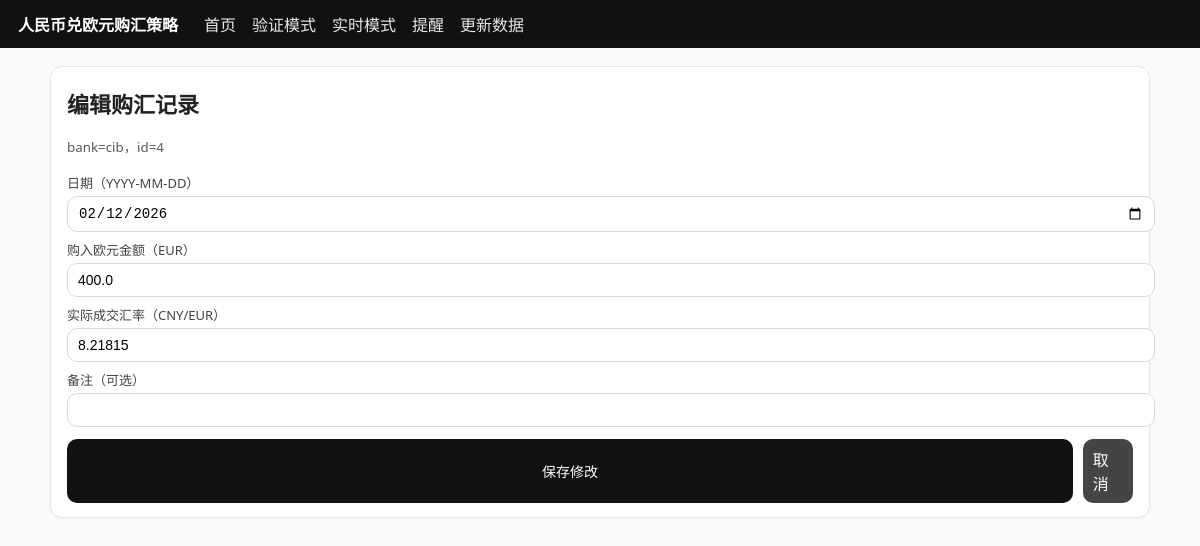
Screenshot of /purchase/edit/4?bank=cib with the database file from the repository.
### tables this page shows
CREATE TABLE purchases (
  id INTEGER PRIMARY KEY AUTOINCREMENT,
  bank TEXT NOT NULL,
  date TEXT NOT NULL,         -- ISO yyyy-mm-dd
  eur REAL NOT NULL,
  rate REAL NOT NULL,
  cny_cost REAL NOT NULL,
  note TEXT
);

### app.py (the view, shortened to what this page needs)
    @app.route("/purchase/edit/<int:purchase_id>", methods=["GET", "POST"])
    def purchase_edit(purchase_id: int):
        db_path = app.config["FX_DB_PATH"]
        bank = request.values.get("bank", "")
        p = get_purchase(db_path, purchase_id)
        if not p:
            flash("未找到该购汇记录。")
            return redirect(url_for("realtime", bank=bank or "cib"))
        bank = bank or p.get("bank") or "cib"
        return render_template(
            "purchase_edit.html",
            title=APP_TITLE,
            bank=bank,
            purchase=p,
        )

### services/db.py (called while the page is built)
def connect(db_path: str) -> sqlite3.Connection:
    Path(db_path).parent.mkdir(parents=True, exist_ok=True)
    con = sqlite3.connect(db_path, detect_types=sqlite3.PARSE_DECLTYPES)
    con.row_factory = sqlite3.Row
    return con

def get_purchase(db_path: str, purchase_id: int) -> Optional[Dict[str, Any]]:
    con = connect(db_path)
    try:
        row = con.execute(
            "SELECT id, bank, date, eur, rate, cny_cost, note FROM purchases WHERE id=?",
            (int(purchase_id),),
        ).fetchone()
        if not row:
            return None
        return {
            "id": int(row["id"]),
            "bank": row["bank"],
            "date": row["date"],
            "eur": float(row["eur"]),
            "rate": float(row["rate"]),
            "cny_cost": float(row["cny_cost"]),
            "note": row["note"] or "",
        }
    finally:
        con.close()

### templates/purchase_edit.html (shortened to what this page needs)
{% extends "base.html" %}
{% block content %}
  <div class="card">
    <h1>编辑购汇记录</h1>
    <p><small class="muted">bank={{ bank }}，id={{ purchase.id }}</small></p>
    <form method="post">
      <label>日期（YYYY-MM-DD）</label>
      <input type="date" name="date" value="{{ purchase.date }}" placeholder="YYYY-MM-DD">
      <label>购入欧元金额（EUR）</label>
      <input name="eur" value="{{ purchase.eur }}">
      <label>实际成交汇率（CNY/EUR）</label>
      <input name="rate" value="{{ purchase.rate }}">
      <label>备注（可选）</label>
      <input name="note" value="{{ purchase.note }}">
      <div style="margin-top:12px; display:flex; gap:10px;">
        <button type="submit">保存修改</button>
        <a class="secondary" href="{{ url_for('realtime', bank=bank) }}" style="text-decoration:none; display:inline-block; padding:8px 10px; border-radius:10px; background:#444; color:#fff;">取消</a>
      </div>
    </form>
  </div>
{% endblock %}

### static/styles.css (style rules this page uses)
body { font-family: system-ui, -apple-system, Segoe UI, Roboto, Arial, "Microsoft YaHei", sans-serif; margin: 0; background: #fafafa; color: #222; }
.card { background: #fff; border: 1px solid #e6e6e6; border-radius: 12px; padding: 14px 16px; margin: 14px 0; box-shadow: 0 1px 2px rgba(0,0,0,0.03); }
h1 { font-size: 22px; margin: 6px 0 10px; }
label { display:block; font-size: 13px; margin: 8px 0 4px; opacity: 0.85; }
input, select, button, textarea { width: 100%; padding: 8px 10px; border: 1px solid #d9d9d9; border-radius: 10px; font-size: 14px; }
button { cursor: pointer; background: #111; color: #fff; border: 0; }
form { margin: 0; }
small.muted { opacity: 0.75; }

### rows the page displays
purchases: bank "cib", id "4", date "02/12/2026", eur "400.0", rate "8.21815"

### other values shown
{{ title }} "人民币兑欧元购汇策略"
